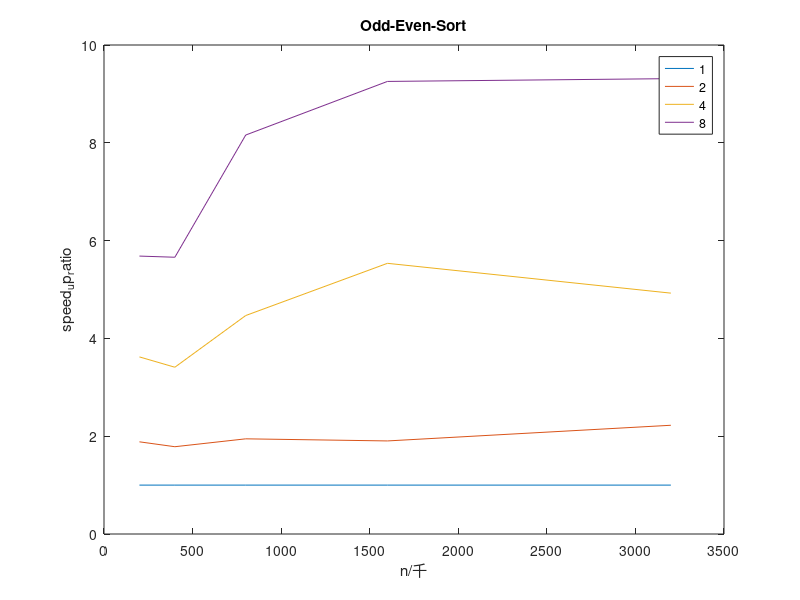

Recreate this plot in MATLAB.
clear all
close all

x = [200, 400, 800, 1600, 3200]
y = [267.24, 482.03, 1232.49, 2505.07, 5375.61;
	141.76, 270.05, 633.23, 1316.20, 2417.55;
	73.79, 141.34, 275.87, 452.55, 1091.34;
	47.02, 85.17, 151.06, 270.67, 577.27]

m = size(y, 1)
n = size(y, 2)
serial = y(1, :);
temp = 1 ./ y
s = temp .* serial

plot(x, s)
xlabel("n/千")
ylabel("speed_up_ratio")
title("Odd-Even-Sort")
legend("1","2","4","8");
print( "SpeedUpRatio", '-dpng' );
